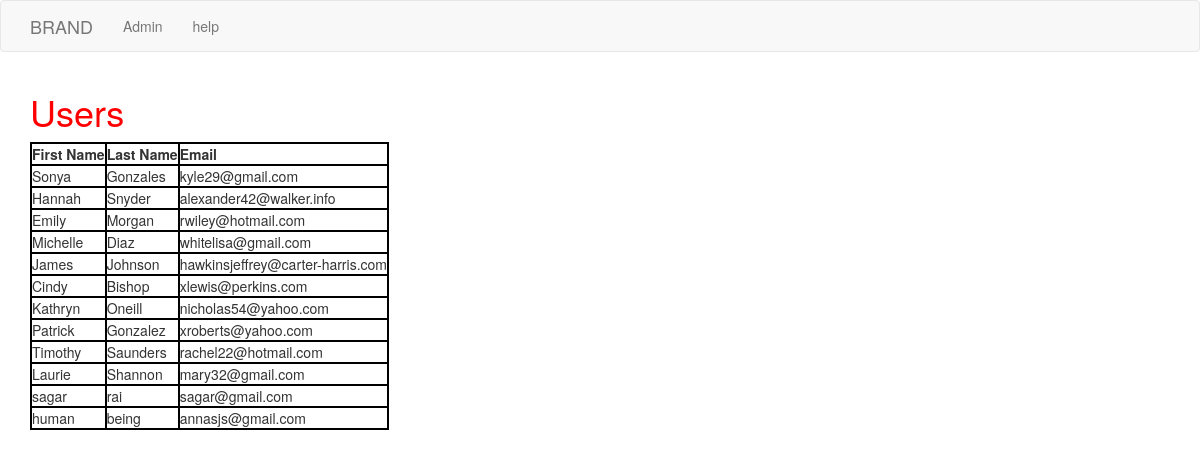
Page /AppTwo/user/ on the committed database.
### AppTwo/models.py (models this page shows, shortened)
class User(models.Model):
    First_Name = models.CharField(max_length=256)
    Last_Name = models.CharField(max_length=256)
    Email = models.EmailField()

### AppTwo/views.py (the view)
def user(request):
    user_list = User.objects.all()
    mydict = {'user':user_list}
    return render(request,'AppTwo/user.html',mydict)

### templates/AppTwo/user.html
<!DOCTYPE html>
{% extends 'AppTwo/base.html' %}
    {% block body_block %}
    <h1>Users</h1>
    {% if user %}
    <table>
        <thead>
            <th>First Name</th>
            <th>Last Name</th>
            <th>Email</th>
        </thead>
        {% for n in user %}
        <tr>
            <td>{{ n.First_Name}}</td>
            <td>{{ n.Last_Name}}</td>
            <td>{{ n.Email}}</td>
        </tr>
        {% endfor %}
    </table>
    {% else %}
        <p>There are no users</p>
    {% endif %}
    {% endblock %}

### templates/AppTwo/base.html (shortened to what this page needs)
<!DOCTYPE html>
{% load staticfiles %}
<html>
<head>
    <link rel='stylesheet' href='https://maxcdn.bootstrapcdn.com/bootstrap/3.3.7/css/bootstrap.min.css'>
    <link rel='stylesheet' href="{% static 'css/mystyle.css' %}">
</head>
<body>
    <nav class='navbar navbar-default'>
        <div class='container'>
            <ul class='nav navbar-nav'>
                <li><a class='navbar-brand' href='{% url 'index' %}'>BRAND</a></li>
                <li><a class='navbar-link' href='{% url 'admin:index' %}'>Admin</a></li>
                <li><a class='navbar-link' href='{% url 'AppTwo:help' %}'>help</a></li>
            </ul>
        </div>
    </nav>
    <div class='container'>
        {% block body_block %}
        {% endblock %}
    </div>
</body>
</html>

### static/css/mystyle.css (style rules this page uses)
h1 { color: red; }
table,th,td { border: 2px solid black; }

### rows in the picture
User: First_Name "Sonya", Last_Name "Gonzales", Email "kyle29@gmail.com"
User: First_Name "Hannah", Last_Name "Snyder", Email "alexander42@walker.info"
User: First_Name "Emily", Last_Name "Morgan", Email "rwiley@hotmail.com"
User: First_Name "Michelle", Last_Name "Diaz", Email "whitelisa@gmail.com"
User: First_Name "James", Last_Name "Johnson", Email "hawkinsjeffrey@carter-harris.com"
User: First_Name "Cindy", Last_Name "Bishop", Email "xlewis@perkins.com"
User: First_Name "Kathryn", Last_Name "Oneill", Email "nicholas54@yahoo.com"
User: First_Name "Patrick", Last_Name "Gonzalez", Email "xroberts@yahoo.com"
User: First_Name "Timothy", Last_Name "Saunders", Email "rachel22@hotmail.com"
User: First_Name "Laurie", Last_Name "Shannon", Email "mary32@gmail.com"
User: First_Name "sagar", Last_Name "rai", Email "sagar@gmail.com"
User: First_Name "human", Last_Name "being", Email "annasjs@gmail.com"
